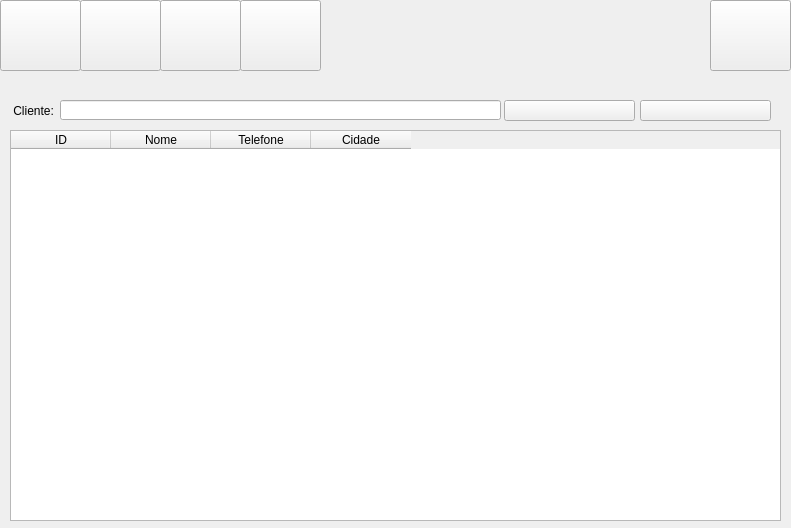
<?xml version="1.0" encoding="UTF-8"?>
<ui version="4.0">
 <class>formCliente</class>
 <widget class="QWidget" name="formCliente">
  <property name="windowModality">
   <enum>Qt::NonModal</enum>
  </property>
  <property name="geometry">
   <rect>
    <x>0</x>
    <y>0</y>
    <width>791</width>
    <height>528</height>
   </rect>
  </property>
  <property name="minimumSize">
   <size>
    <width>791</width>
    <height>528</height>
   </size>
  </property>
  <property name="maximumSize">
   <size>
    <width>791</width>
    <height>528</height>
   </size>
  </property>
  <property name="windowTitle">
   <string>Form</string>
  </property>
  <widget class="QPushButton" name="BT_add">
   <property name="geometry">
    <rect>
     <x>0</x>
     <y>0</y>
     <width>81</width>
     <height>71</height>
    </rect>
   </property>
   <property name="styleSheet">
    <string notr="true">image: url(:/icon_add/icons/adicionar.png)</string>
   </property>
   <property name="text">
    <string/>
   </property>
  </widget>
  <widget class="QPushButton" name="BT_alterar">
   <property name="geometry">
    <rect>
     <x>80</x>
     <y>0</y>
     <width>81</width>
     <height>71</height>
    </rect>
   </property>
   <property name="styleSheet">
    <string notr="true">image: url(:/icon_alterar/icons/alterar.png)</string>
   </property>
   <property name="text">
    <string/>
   </property>
  </widget>
  <widget class="QPushButton" name="BT_consultar">
   <property name="geometry">
    <rect>
     <x>160</x>
     <y>0</y>
     <width>81</width>
     <height>71</height>
    </rect>
   </property>
   <property name="styleSheet">
    <string notr="true">image:url(:/icon_consultar/icons/consultar.png)</string>
   </property>
   <property name="text">
    <string/>
   </property>
  </widget>
  <widget class="QPushButton" name="BT_excluir">
   <property name="geometry">
    <rect>
     <x>240</x>
     <y>0</y>
     <width>81</width>
     <height>71</height>
    </rect>
   </property>
   <property name="styleSheet">
    <string notr="true">image: url(:/icon_excluir/icons/excluir.png)</string>
   </property>
   <property name="text">
    <string/>
   </property>
  </widget>
  <widget class="QPushButton" name="BT_retornar">
   <property name="geometry">
    <rect>
     <x>710</x>
     <y>0</y>
     <width>81</width>
     <height>71</height>
    </rect>
   </property>
   <property name="styleSheet">
    <string notr="true">image:url(:/icon_retornar/icons/retornar.png)</string>
   </property>
   <property name="text">
    <string/>
   </property>
  </widget>
  <widget class="QPushButton" name="BT_procurar">
   <property name="geometry">
    <rect>
     <x>504</x>
     <y>100</y>
     <width>131</width>
     <height>21</height>
    </rect>
   </property>
   <property name="styleSheet">
    <string notr="true">image: url(:/icon_pesquisar/icons/pesquisar.png)</string>
   </property>
   <property name="text">
    <string/>
   </property>
  </widget>
  <widget class="QPushButton" name="BT_filtrar">
   <property name="geometry">
    <rect>
     <x>640</x>
     <y>100</y>
     <width>131</width>
     <height>21</height>
    </rect>
   </property>
   <property name="styleSheet">
    <string notr="true">image: url(:/icon_filtro/icons/filtro.png)</string>
   </property>
   <property name="text">
    <string/>
   </property>
  </widget>
  <widget class="QTableWidget" name="TW_resultado">
   <property name="geometry">
    <rect>
     <x>10</x>
     <y>130</y>
     <width>771</width>
     <height>391</height>
    </rect>
   </property>
   <property name="minimumSize">
    <size>
     <width>771</width>
     <height>391</height>
    </size>
   </property>
   <property name="maximumSize">
    <size>
     <width>771</width>
     <height>391</height>
    </size>
   </property>
   <property name="tabKeyNavigation">
    <bool>true</bool>
   </property>
   <attribute name="verticalHeaderVisible">
    <bool>false</bool>
   </attribute>
   <column>
    <property name="text">
     <string>ID</string>
    </property>
   </column>
   <column>
    <property name="text">
     <string>Nome</string>
    </property>
   </column>
   <column>
    <property name="text">
     <string>Telefone</string>
    </property>
   </column>
   <column>
    <property name="text">
     <string>Cidade</string>
    </property>
   </column>
  </widget>
  <widget class="QLabel" name="LBL_cliente">
   <property name="geometry">
    <rect>
     <x>10</x>
     <y>100</y>
     <width>71</width>
     <height>21</height>
    </rect>
   </property>
   <property name="text">
    <string> Cliente:</string>
   </property>
  </widget>
  <widget class="QLineEdit" name="LE_buscarCliente">
   <property name="geometry">
    <rect>
     <x>60</x>
     <y>100</y>
     <width>441</width>
     <height>20</height>
    </rect>
   </property>
  </widget>
  <zorder>BT_alterar</zorder>
  <zorder>BT_consultar</zorder>
  <zorder>BT_excluir</zorder>
  <zorder>BT_retornar</zorder>
  <zorder>BT_procurar</zorder>
  <zorder>BT_filtrar</zorder>
  <zorder>TW_resultado</zorder>
  <zorder>LBL_cliente</zorder>
  <zorder>LE_buscarCliente</zorder>
  <zorder>BT_add</zorder>
 </widget>
 <resources>
  <include location="icon_add.qrc"/>
  <include location="icon_filtro.qrc"/>
  <include location="icon_pesquisar.qrc"/>
  <include location="icon_retornar.qrc"/>
  <include location="icon_excluir.qrc"/>
  <include location="icon_consultar.qrc"/>
  <include location="icon_alterar.qrc"/>
 </resources>
 <connections/>
</ui>
